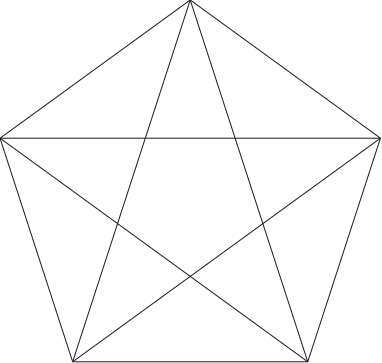

Here is the Python script that generated this plot:
import svgwrite
from math import sin,sqrt,tan,cos,pi

def render(lines):
    dwg = svgwrite.Drawing('b_pentagram_abs.svg', profile='tiny')
    stroke = svgwrite.rgb(10, 10, 16, '%')

    minx, miny = 0,0

    for f,t in lines:
        # Reverse
        f = f[0] * -1, f[1] * -1
        t = t[0] * -1, t[1] * -1

        # Note minx and miny
        if f[0] < minx: minx = f[0]
        if t[0] < minx: minx = t[0]
        if f[1] < miny: miny = f[1]
        if t[1] < miny: miny = t[1]

    for f,t in lines:
        # Reverse
        f = f[0] * -1, f[1] * -1
        t = t[0] * -1, t[1] * -1

        f = f[0] - minx, f[1] - miny
        t = t[0] - minx, t[1] - miny

        dwg.add(dwg.line(f, t, stroke=stroke))

    dwg.save()

###
edge = 200

scale = lambda v: tuple(map(lambda x: x*edge, v))

c1 = cos(2/5 * pi)
c2 = cos(pi/5)

s1 = sin(2/5 * pi)
s2 = sin(4/5 * pi)

p = [None for _ in range(5)]

p[0] = (0,1)
p[1] = (s1, c1)
p[2] = (s2, -c2)
p[3] = (-s2, -c2)
p[4] = (-s1, c1)

for i in range(5):
    p[i] = scale(p[i])

lines = []

for i in range(5):
    f, t = p[i], p[(i + 1) % 5]
    lines.append((f,t))

for i in range(5):
    f, t = p[i], p[(i + 2) % 5]
    lines.append((f,t))

render(lines)
